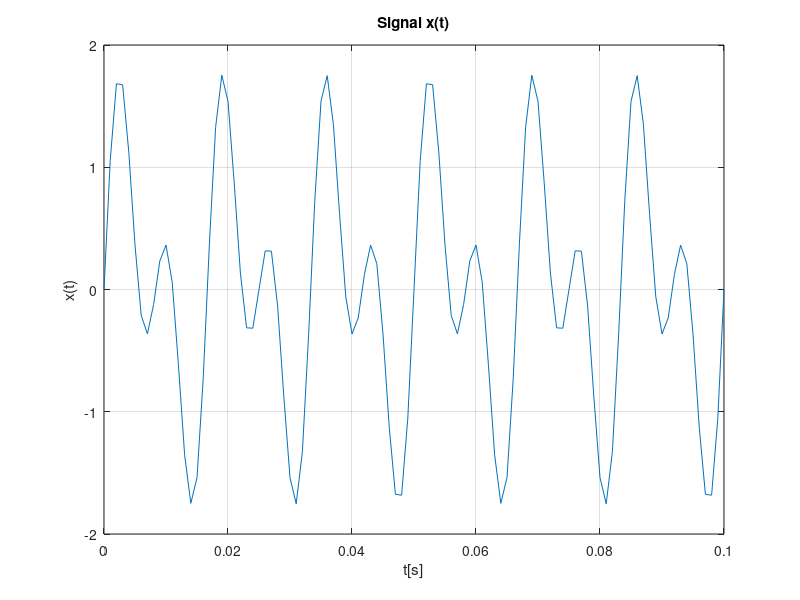
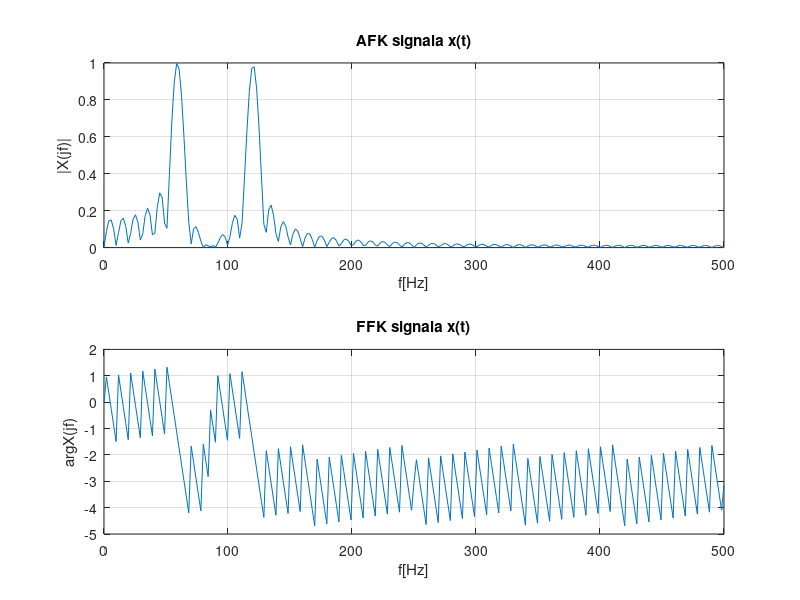
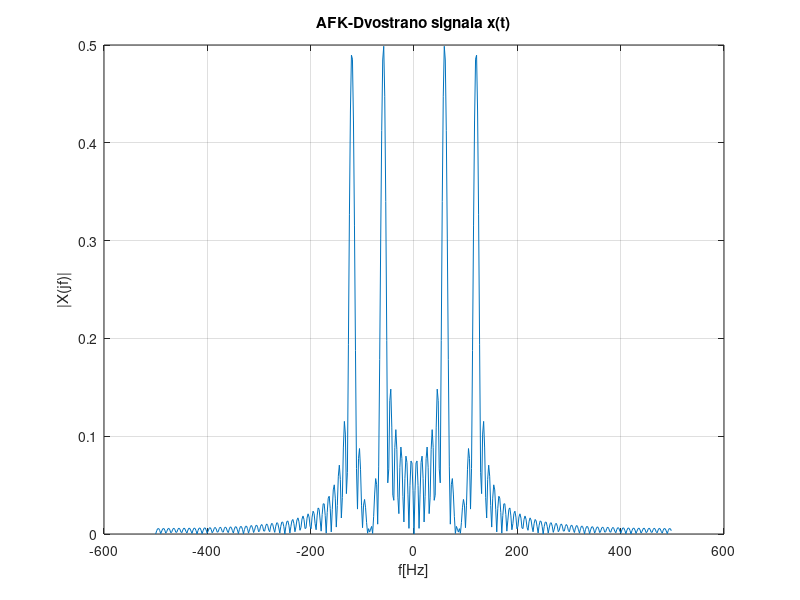

Write MATLAB code to recreate these figures, in order.
clear all; close all; clc;

Fs = 1000;
Ts = 1/Fs;
t = 0:Ts:0.1;
x = sin(2*pi*120*t) + sin(2*pi*60*t);
N = 4*2^nextpow2(length(x));
% Jednostruki spektar
f1 = 0:Fs/N:Fs/2;
X = fft(x,N)/length(x);
X1 = abs(X(1:N/2+1));
X1(2:N/2+1) = 2*X1(2:N/2+1);
Xphase = unwrap(angle(X(1:N/2+1)));
% Dvostruki spektar
f2 = -Fs/2:Fs/N:Fs/2-Fs/N;
X2 = abs(fftshift(X));

figure(1)
  plot(t,x);
  xlabel('t[s]'); ylabel('x(t)'); title('Signal x(t)'); grid on;
  
figure(2)
  subplot(2,1,1)
    plot(f1,X1);
    xlabel('f[Hz]'); ylabel('|X(jf)|'); title('AFK signala x(t)'); grid on;
  subplot(2,1,2)
    plot(f1,Xphase)
    xlabel('f[Hz]'); ylabel('arg{X(jf)}'); title('FFK signala x(t)'); grid on;

figure(3)
  plot(f2,X2);
  xlabel('f[Hz]'); ylabel('|X(jf)|'); title('AFK-Dvostrano signala x(t)'); grid on;